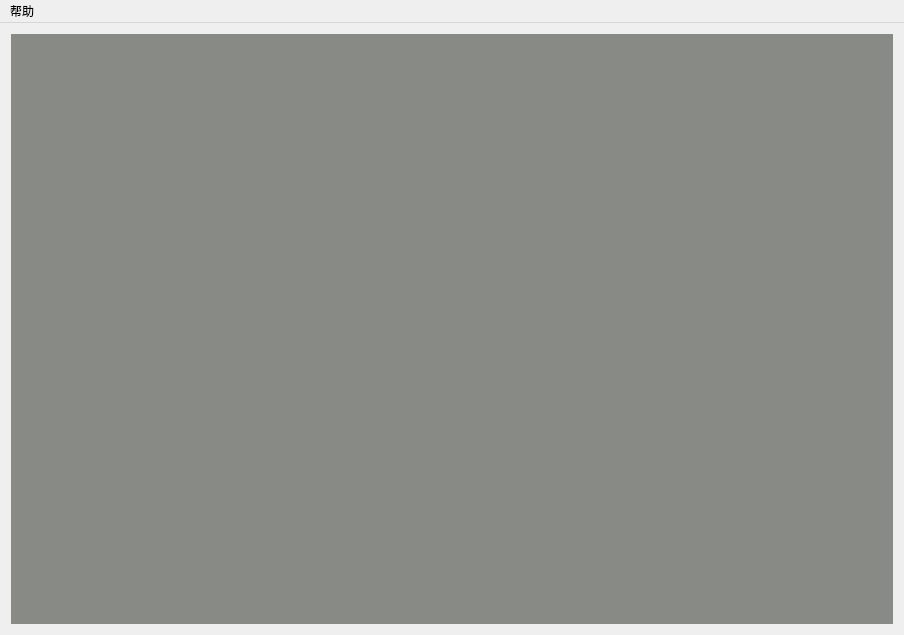
<?xml version="1.0" encoding="UTF-8"?>
<ui version="4.0">
 <class>DrivingWidget</class>
 <widget class="QMainWindow" name="DrivingWidget">
  <property name="geometry">
   <rect>
    <x>0</x>
    <y>0</y>
    <width>904</width>
    <height>635</height>
   </rect>
  </property>
  <property name="windowTitle">
   <string>DrivingWidget</string>
  </property>
  <widget class="QWidget" name="centralWidget">
   <layout class="QGridLayout" name="gridLayout">
    <item row="0" column="0">
     <widget class="QLabel" name="label">
      <property name="styleSheet">
       <string notr="true">background-color: rgb(136, 138, 133);</string>
      </property>
      <property name="text">
       <string/>
      </property>
      <property name="scaledContents">
       <bool>true</bool>
      </property>
     </widget>
    </item>
   </layout>
  </widget>
  <widget class="QMenuBar" name="menuBar">
   <property name="geometry">
    <rect>
     <x>0</x>
     <y>0</y>
     <width>904</width>
     <height>25</height>
    </rect>
   </property>
   <widget class="QMenu" name="menu_help">
    <property name="title">
     <string>帮助</string>
    </property>
    <addaction name="action_tip"/>
   </widget>
   <addaction name="menu_help"/>
  </widget>
  <action name="action">
   <property name="text">
    <string>提示</string>
   </property>
  </action>
  <action name="action_tip">
   <property name="text">
    <string>提示</string>
   </property>
  </action>
  <action name="action2">
   <property name="text">
    <string>2</string>
   </property>
  </action>
 </widget>
 <layoutdefault spacing="6" margin="11"/>
 <resources/>
 <connections/>
</ui>
